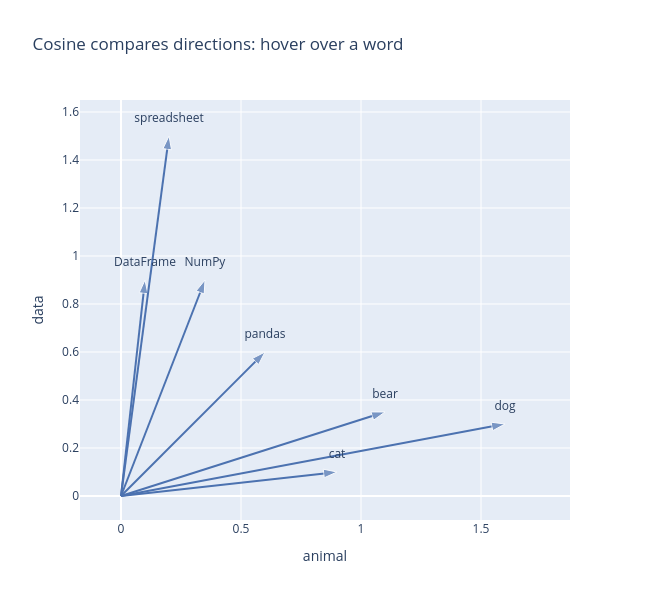

The cell this chart's notebook holds for it:
### Markdown cell above
<div style="text-align: justify; max-width: 90ch">

The same vectors as arrows from the origin, drawn with [`plotly`](https://plotly.com/python/), a library for interactive charts:
hover over a word to see its cosine with each other word, the angle between their arrows, and their Euclidean distance. `go.Figure` starts an empty chart;
each `add_trace` adds a layer: one arrow per word, then the labels that carry the hover text.

</div>

### Code cell
def hover_text_for(word):
    """What the mouse shows over one word: its vector, then how it compares to the others."""
    a = toy.loc[word].to_numpy()
    rows = [f"<b>{word}</b>: vector ({a[0]}, {a[1]}), length {np.linalg.norm(a):.2f}"]
    for other in toy.index.drop(word):
        b = toy.loc[other].to_numpy()
        similarity = cosine_similarity_of(a, b)
        angle = np.degrees(
            np.arccos(min(similarity, 1.0))
        )  # rounding can give 1.0000001
        rows.append(
            f"{other}: cosine {similarity:.2f}, angle {angle:.0f}°, distance {np.linalg.norm(a - b):.2f}"
        )
    return "<br>".join(rows)


fig = go.Figure()

for word, (x, y) in toy.iterrows():  # one arrow per word, from the origin to its vector
    fig.add_trace(
        go.Scatter(
            x=[0, x],
            y=[0, y],
            mode="lines+markers",
            line={"color": "#4c72b0", "width": 2},
            marker={"symbol": "arrow", "size": [0, 14], "angleref": "previous"},
            hoverinfo="skip",
        )
    )

fig.add_trace(  # the word labels, which carry the hover text
    go.Scatter(
        x=toy["animal"],
        y=toy["data"],
        mode="markers+text",
        text=toy.index,
        textposition="top center",
        marker={"size": 16, "color": "rgba(0, 0, 0, 0)"},
        hovertext=[hover_text_for(word) for word in toy.index],
        hoverinfo="text",
    )
)

fig.update_layout(
    title="Cosine compares directions: hover over a word",
    xaxis={"title": "animal", "range": [-0.1, 1.8]},
    yaxis={"title": "data", "range": [-0.1, 1.65]},
    width=650,
    height=600,
    showlegend=False,
)
fig.update_yaxes(scaleanchor="x")  # same scale on both axes, so the angles are true

fig.show()

### Figure 1 — Plotly figure (JSON) as saved in the notebook; plotly's stock layout.template omitted (floating-point values rounded to 4 significant figures)
{"data": [{"hoverinfo": "skip", "line": {"color": "#4c72b0", "width": 2}, "marker": {"angleref": "previous", "size": [0, 14], "symbol": "arrow"}, "mode": "lines+markers", "type": "scatter", "x": [0, 0.9], "y": [0, 0.1]}, {"hoverinfo": "skip", "line": {"color": "#4c72b0", "width": 2}, "marker": {"angleref": "previous", "size": [0, 14], "symbol": "arrow"}, "mode": "lines+markers", "type": "scatter", "x": [0, 1.6], "y": [0, 0.3]}, {"hoverinfo": "skip", "line": {"color": "#4c72b0", "width": 2}, "marker": {"angleref": "previous", "size": [0, 14], "symbol": "arrow"}, "mode": "lines+markers", "type": "scatter", "x": [0, 1.1], "y": [0, 0.35]}, {"hoverinfo": "skip", "line": {"color": "#4c72b0", "width": 2}, "marker": {"angleref": "previous", "size": [0, 14], "symbol": "arrow"}, "mode": "lines+markers", "type": "scatter", "x": [0, 0.6], "y": [0, 0.6]}, {"hoverinfo": "skip", "line": {"color": "#4c72b0", "width": 2}, "marker": {"angleref": "previous", "size": [0, 14], "symbol": "arrow"}, "mode": "lines+markers", "type": "scatter", "x": [0, 0.35], "y": [0, 0.9]}, {"hoverinfo": "skip", "line": {"color": "#4c72b0", "width": 2}, "marker": {"angleref": "previous", "size": [0, 14], "symbol": "arrow"}, "mode": "lines+markers", "type": "scatter", "x": [0, 0.1], "y": [0, 0.9]}, {"hoverinfo": "skip", "line": {"color": "#4c72b0", "width": 2}, "marker": {"angleref": "previous", "size": [0, 14], "symbol": "arrow"}, "mode": "lines+markers", "type": "scatter", "x": [0, 0.2], "y": [0, 1.5]}, {"hoverinfo": "text", "hovertext": ["<b>cat</b>: vector (0.9, 0.1), length 0.91<br>dog: cosine 1.00, angle 4°, distance 0.73<br>bear: cosine 0.98, angle 11°, distance 0.32<br>pandas: cosine 0.78, angle 39°, distance 0.58<br>NumPy: cosine 0.46, angle 62°, distance 0.97<br>DataFrame: cosine 0.22, angle 77°, distance 1.13<br>spreadsheet: cosine 0.24, angle 76°, distance 1.57", "<b>dog</b>: vector (1.6, 0.3), length 1.63<br>cat: cosine 1.00, angle 4°, distance 0.73<br>bear: cosine 0.99, angle 7°, distance 0.50<br>pandas: cosine 0.83, angle 34°, distance 1.04<br>NumPy: cosine 0.53, angle 58°, distance 1.39<br>DataFrame: cosine 0.29, angle 73°, distance 1.62<br>spreadsheet: cosine 0.31, angle 72°, distance 1.84", "<b>bear</b>: vector (1.1, 0.35), length 1.15<br>cat: cosine 0.98, angle 11°, distance 0.32<br>dog: cosine 0.99, angle 7°, distance 0.50<br>pandas: cosine 0.89, angle 27°, distance 0.56<br>NumPy: cosine 0.63, angle 51°, distance 0.93<br>DataFrame: cosine 0.41, angle 66°, distance 1.14<br>spreadsheet: cosine 0.43, angle 65°, distance 1.46", "<b>pandas</b>: vector (0.6, 0.6), length 0.85<br>cat: cosine 0.78, angle 39°, distance 0.58<br>dog: cosine 0.83, angle 34°, distance 1.04<br>bear: cosine 0.89, angle 27°, distance 0.56<br>NumPy: cosine 0.92, angle 24°, distance 0.39<br>DataFrame: cosine 0.78, angle 39°, distance 0.58<br>spreadsheet: cosine 0.79, angle 37°, distance 0.98", "<b>NumPy</b>: vector (0.35, 0.9), length 0.97<br>cat: cosine 0.46, angle 62°, distance 0.97<br>dog: cosine 0.53, angle 58°, distance 1.39<br>bear: cosine 0.63, angle 51°, distance 0.93<br>pandas: cosine 0.92, angle 24°, distance 0.39<br>DataFrame: cosine 0.97, angle 15°, distance 0.25<br>spreadsheet: cosine 0.97, angle 14°, distance 0.62", "<b>DataFrame</b>: vector (0.1, 0.9), length 0.91<br>cat: cosine 0.22, angle 77°, distance 1.13<br>dog: cosine 0.29, angle 73°, distance 1.62<br>bear: cosine 0.41, angle 66°, distance 1.14<br>pandas: cosine 0.78, angle 39°, distance 0.58<br>NumPy: cosine 0.97, angle 15°, distance 0.25<br>spreadsheet: cosine 1.00, angle 1°, distance 0.61", "<b>spreadsheet</b>: vector (0.2, 1.5), length 1.51<br>cat: cosine 0.24, angle 76°, distance 1.57<br>dog: cosine 0.31, angle 72°, distance 1.84<br>bear: cosine 0.43, angle 65°, distance 1.46<br>pandas: cosine 0.79, angle 37°, distance 0.98<br>NumPy: cosine 0.97, angle 14°, distance 0.62<br>DataFrame: cosine 1.00, angle 1°, distance 0.61"], "marker": {"color": "rgba(0, 0, 0, 0)", "size": 16}, "mode": "markers+text", "text": ["cat", "dog", "bear", "pandas", "NumPy", "DataFrame", "spreadsheet"], "textposition": "top center", "type": "scatter", "x": [0.9, 1.6, 1.1, 0.6, 0.35, 0.1, 0.2], "y": [0.1, 0.3, 0.35, 0.6, 0.9, 0.9, 1.5]}], "layout": {"height": 600, "showlegend": false, "title": {"text": "Cosine compares directions: hover over a word"}, "width": 650, "xaxis": {"range": [-0.1, 1.8], "title": {"text": "animal"}}, "yaxis": {"range": [-0.1, 1.65], "scaleanchor": "x", "title": {"text": "data"}}}}
